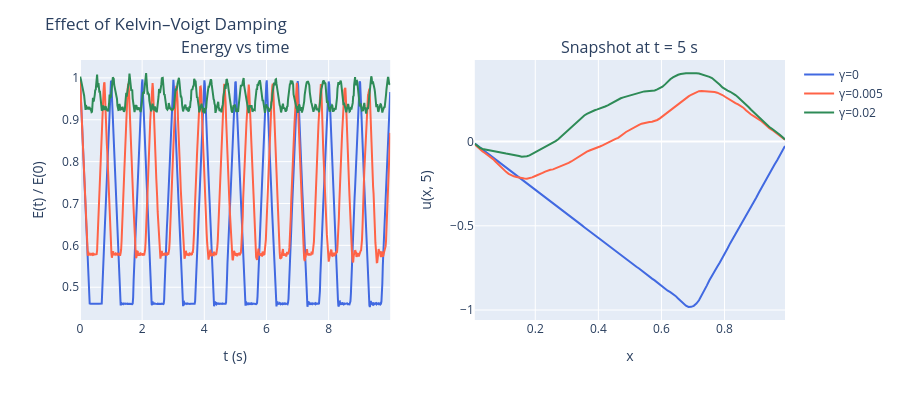

The notebook cell saved with this chart:
### Code cell
T_sim = 10.0
ts0, us0, x, en0 = solve_string(gamma=0.0,   T=T_sim, n_frames=500)
ts1, us1, _, en1 = solve_string(gamma=0.005, T=T_sim, n_frames=500)
ts2, us2, _, en2 = solve_string(gamma=0.02,  T=T_sim, n_frames=500)

fig = make_subplots(1, 2,
    subplot_titles=('Energy vs time', 'Snapshot at t = 5 s'),
    horizontal_spacing=0.12)

for ts, en, label, col in zip(
        [ts0, ts1, ts2], [en0, en1, en2],
        ['γ=0', 'γ=0.005', 'γ=0.02'],
        ['royalblue', 'tomato', 'seagreen']):
    fig.add_trace(go.Scatter(x=ts, y=en/en[0], mode='lines',
                             name=label,
                             line=dict(color=col, width=2)), row=1, col=1)

idx5 = np.argmin(np.abs(ts0 - 5.0))
for us, label, col in zip(
        [us0, us1, us2],
        ['γ=0', 'γ=0.005', 'γ=0.02'],
        ['royalblue', 'tomato', 'seagreen']):
    fig.add_trace(go.Scatter(x=x, y=us[idx5], mode='lines',
                             name=label, showlegend=False,
                             line=dict(color=col, width=2)), row=1, col=2)

fig.update_xaxes(title_text='t (s)', row=1, col=1)
fig.update_xaxes(title_text='x', row=1, col=2)
fig.update_yaxes(title_text='E(t) / E(0)', row=1, col=1)
fig.update_yaxes(title_text='u(x, 5)', row=1, col=2)
fig.update_layout(height=400, title='Effect of Kelvin–Voigt Damping', margin=dict(t=60))
fig.show()
